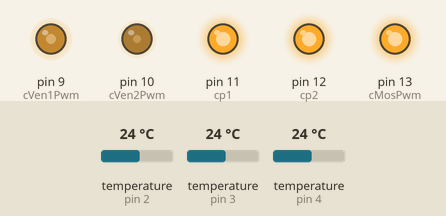
Simulated run of this sketch. Board: Arduino Uno, built with avr-gcc and run on an emulated ATmega328P. Shown: output pins drawn as LEDs (lit = HIGH). Inputs (shaded band) come from the test bench; at power-on: temperature (sensors on pin 2, pin 3, pin 4) 24 °C.

Above: at 3.9 s.
4.0 s: temperature (sensor on pin 2) set to 28 °C
At 7.4 s:
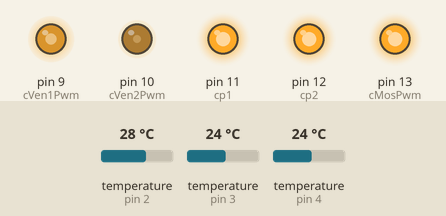
8.4 s: temperature (sensor on pin 3) set to 8.8 °C
11.6 s: temperature (sensor on pin 3) set to 7.6 °C
At 14.3 s:
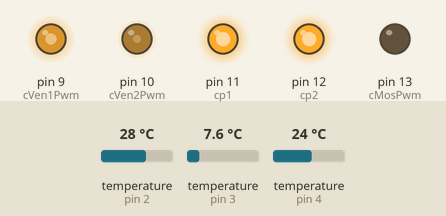
15.3 s: temperature (sensor on pin 2) set to 12 °C
At 19.5 s:
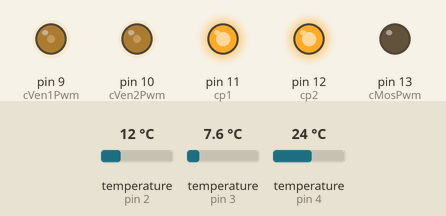
19.8 s: temperature (sensor on pin 2) set to 33 °C
At 23.9 s:
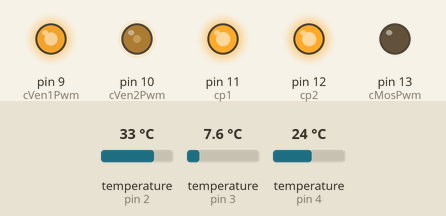
24.4 s: temperature (sensor on pin 3) set to 19.4 °C
27.6 s: temperature (sensor on pin 3) set to 20.6 °C
At 30.7 s:
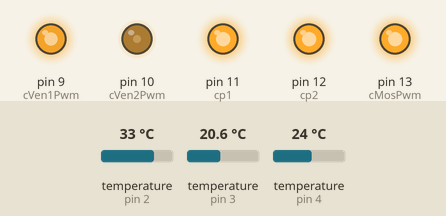
Timing chart, 0 to 32.2 s (numbered marks = the images above; inputs shaded):
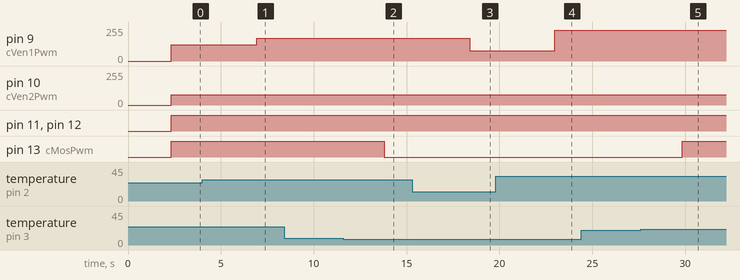

The sketch:

Micro_R0_000.ino
```cpp
#include <OneWire.h>
#include <DallasTemperature.h>

/*Definizione pin*/
/*Sonde*/
OneWire oneWireL1(2);
OneWire oneWireL2(3);
OneWire oneWireL3(4);
DallasTemperature senL1(&oneWireL1);
DallasTemperature senL2(&oneWireL2);
DallasTemperature senL3(&oneWireL3);

/*definizione variabili gloabali*/
bool okstartsys = false;
float velmos = 0; /*variable di appoggio per monitoraggio di mosfet*/

/*parametri di impostazione*/
float tempstopF1 = 4.0; /*al di sotto di questa temperatura l'impianto passa in standby*/
float tempmaxven1F2 = 35.0; /*temperatura massima per la ventola 1*/
float tempminven1F3 = 20.0; /*temperatura minima per la venotla 2*/
float tempmaxven2F4 = 45.0; /*temperatura massima per la ventola 2*/
float tempminven2F5 = 35.0; /*temperatura minima per la ventola 2*/
float tempstartPF6 = 8.0; /*temperatura al raggiungimento della quale partono le pompe*/
float tempmaxmosfF7 = 20.0; /*al raggiungimento di questa temperatura parte il mosfet al 100%*/
float tempminmosfF8 = 8.0; /*al raggiungimento di questa temperatura parte il mosfet al 30%*/


/*definizione uscite*/
#define cMosPwm 13
#define cVen1Pwm 9 /*9*/
#define cVen2Pwm 10/*10*/
#define cp1 11
#define cp2 12

void setup() {
  Serial.begin(9600);

  /*porta lo stato del sistema in standby*/
  okstartsys = false;

  /*definizione modalità dei pin*/
  pinMode(cVen1Pwm, OUTPUT);
  pinMode(cVen2Pwm, OUTPUT);
  pinMode(cMosPwm, OUTPUT);
  pinMode(cp1, OUTPUT);
  pinMode(cp2, OUTPUT);

  /*inizializzazione sonde*/
  senL1.begin();
  senL2.begin();
  senL3.begin();
}

void loop() {
  /*ricaviamo le temperature in celsius*/
  float tcSen1 = getTemperature(senL1);
  float tcSen2 = getTemperature(senL2);
  float tcSen3 = getTemperature(senL3);

  /*Serial.print("Sonda L1: ");
  Serial.println(tcSen1);
  Serial.print("Sonda L2: ");
  Serial.println(tcSen2);
  Serial.print("Sonda L3: ");
  Serial.println(tcSen3);
  Serial.print("Mosfet: ");
  Serial.println(velmos);
  Serial.print("Stato Sitema: ");
  Serial.println(okstartsys);*/


  /*consenso da parte della sonda L3*/
  if (tcSen3 <= tempstopF1) {
    okstartsys = false;
    }
  else {
    okstartsys = true;
    }

  /*istruzione switch che in base allo stato attiva o arresta il ciclo del programma*/
  switch (okstartsys){
    case false:
      analogWrite(cVen1Pwm, 0);
      analogWrite(cVen2Pwm, 0);
      analogWrite(cMosPwm, 0);
      digitalWrite(cp1, LOW);
      digitalWrite(cp2, LOW);
      break;

    case true:
      /*comando ventole*/
      float velven1 = cVen(tcSen1, cVen1Pwm, tempmaxven1F2, tempminven1F3, 100, 30);
      float velven2 = cVen(tcSen1, cVen2Pwm, tempmaxven2F4, tempminven2F5, 100, 30);

      /*Serial.print("Ventola1: ");
      Serial.println(velven1);
      Serial.print("Ventola2: ");
      Serial.println(velven2);*/


      /*comando pompe*/
      if (tcSen3 >= tempstartPF6) {
        digitalWrite(cp1, HIGH);
        digitalWrite(cp2, HIGH);
        }

      /*comando mosfet*/
      if (tcSen2 >= tempmaxmosfF7) {
        velmos = genPwm(100.0, cMosPwm);
        }
      else if (tcSen2 <= tempminmosfF8) {
        velmos = genPwm(30.0, cMosPwm);
        }
      break;
    }
}

/*funzoine che ricava la temperatura*/
float getTemperature(DallasTemperature device) {
   device.requestTemperatures();
   float tc = device.getTempCByIndex(0);
   return tc;
  }

/*funzione che genera il pwm*/
float genPwm(float val, int pin) {
  float duty = map(val, 0, 100, 0, 255);
  analogWrite(pin, duty);
  return(val);
  }

/*funzione che comanda la ventola in pwm*/
float cVen(float temp, int pin, float maxx1, float minx1, float maxx2, float minx2) {
  if (temp >= minx1 and temp <= maxx1) {
    float normX = (temp - minx1)/(maxx1-minx1); /*normalizzazione da 0 a 1*/
    float scaleX = ((maxx2-minx2)*normX) + minx2; /*scalatura da 0 a 100*/
    float duty = map(scaleX, 0, 100, 0, 255);
    analogWrite(pin, duty);
    return(scaleX);
  }
  else if (temp < minx1){
    float duty = map(minx2, 0, 100, 0, 255);
    analogWrite(pin, duty);
    return(minx2);
    }
  else if (temp > maxx1) {
    float duty = map(maxx2, 0, 100, 0, 255);
    analogWrite(pin, duty);
    return(maxx2);
    }
  }
```

Measured:
- the behaviour switches between 8.1 and 8 °C on temperature (sensor on pin 3) (found by bisection; images 1 and 2)
- the behaviour switches between 19.9 and 20 °C on temperature (sensor on pin 3) (found by bisection; images 4 and 5)
- after the input at 4.0 s, pin 9 (cVen1Pwm): 122/255 → 170/255 after 2.9 s
- after the input at 8.4 s, every drawn part: stays the same
- after the input at 11.6 s, pin 13 (cMosPwm): HIGH → LOW after 2.2 s
- after the input at 15.3 s, pin 9 (cVen1Pwm): 170/255 → 76/255 after 3.1 s
- after the input at 19.8 s, pin 9 (cVen1Pwm): 76/255 → 229/255 after 3.2 s
- after the input at 24.4 s, every drawn part: stays the same
- after the input at 27.6 s, pin 13 (cMosPwm): LOW → HIGH after 2.3 s
